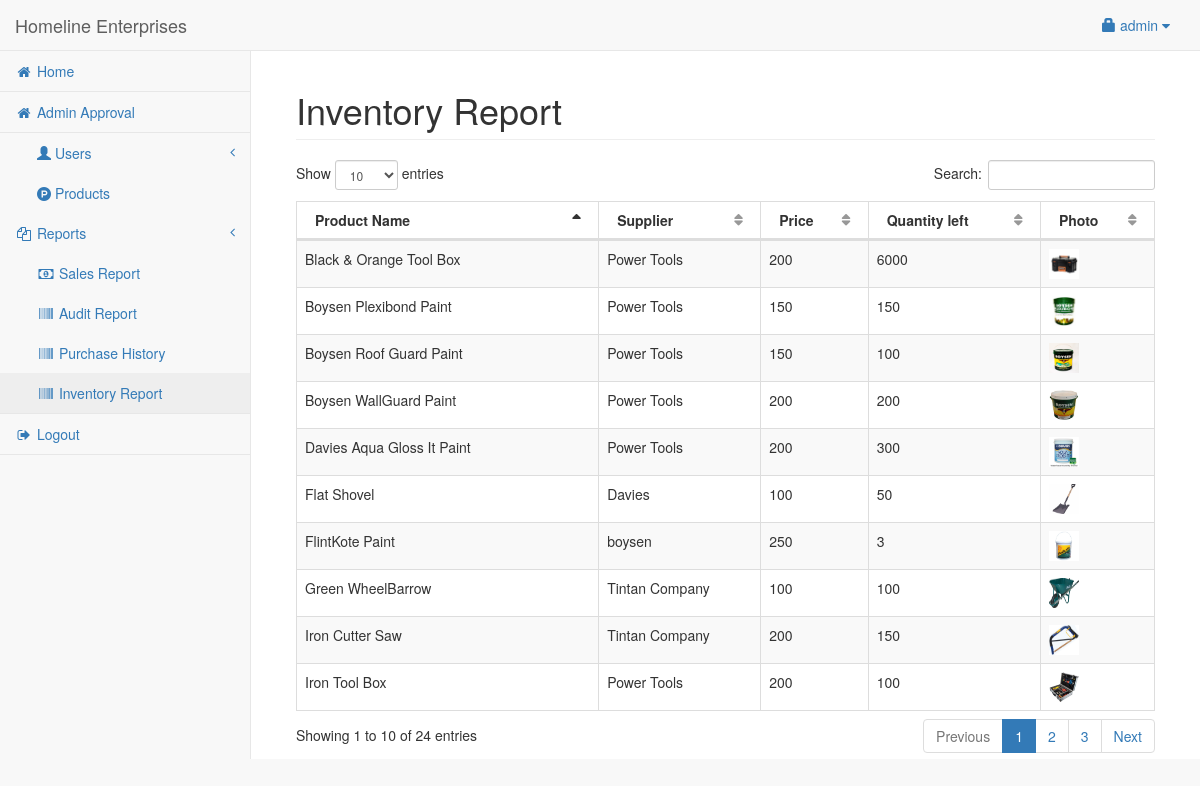
The page /admin/inventory.php (signed in) on the database as committed earlier.
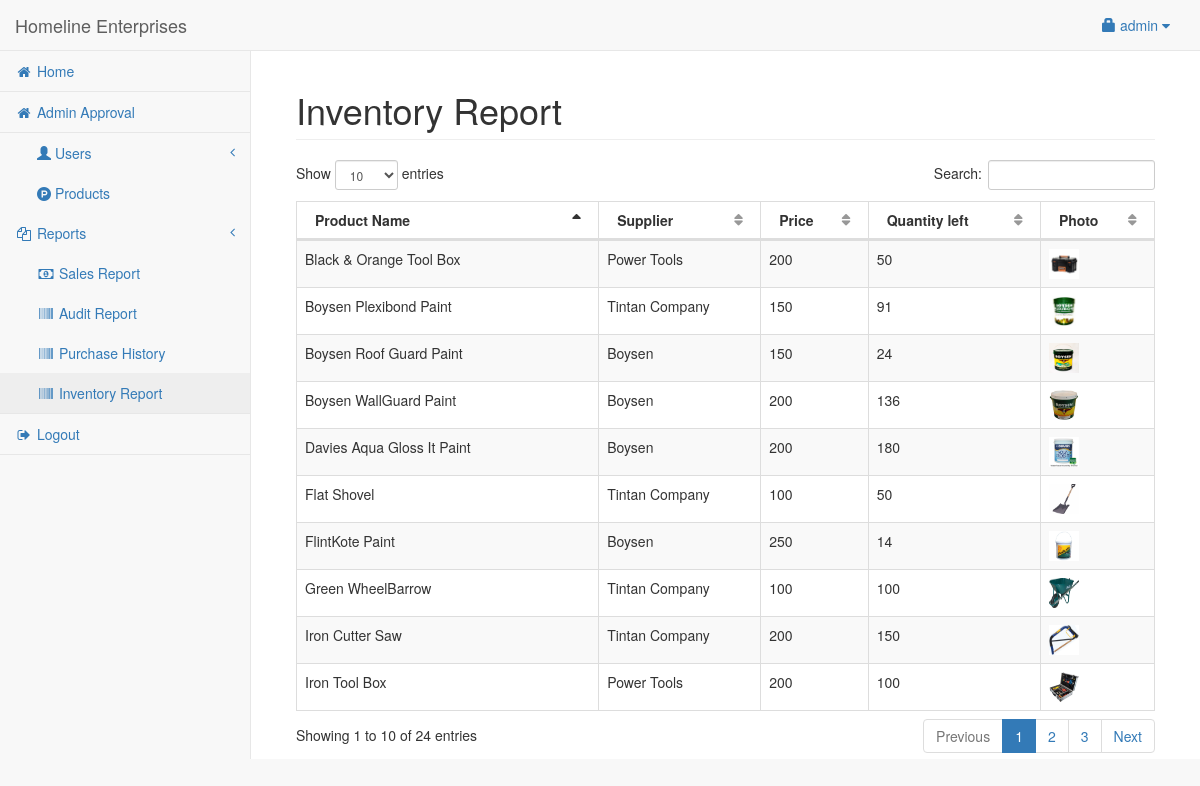
The same page on the database as committed later.
### tables this page shows
CREATE TABLE `admin_detail` (
  `adminid` int(11) NOT NULL,
  `username` varchar(50) NOT NULL,
  `password` varchar(50) NOT NULL,
  `access` int(1) NOT NULL
);

CREATE TABLE `product` (
  `productid` int(11) NOT NULL,
  `categoryid` int(11) NOT NULL,
  `product_name` varchar(150) NOT NULL,
  `product_price` double NOT NULL,
  `product_qty` double NOT NULL,
  `photo` varchar(200) NOT NULL,
  `supplierid` int(11) NOT NULL
);

CREATE TABLE `supplier` (
  `supplierid` int(11) NOT NULL,
  `company_name` varchar(50) NOT NULL,
  `company_address` varchar(150) NOT NULL,
  `contact` varchar(50) NOT NULL
);

### admin/session.php (called while the page is built, shortened)
<?php
	include('../conn.php');
	$sq=mysqli_query($conn,"select * from `admin_detail` where adminid='".$_SESSION['adminid']."'");
	$srow=mysqli_fetch_array($sq);
	$admin =$srow['username'];
?>

### admin/inventory.php (the view, shortened to what this page needs)
<?php include('session.php'); ?>
<?php include('header.php'); ?>
<body>
<div id="wrapper">
<?php include('navbar.php'); ?>
<div style="height:50px;"></div>
<div id="page-wrapper">
<div class="container-fluid">
	<div class="row">
        <div class="col-lg-12">
            <h1 class="page-header">Inventory Report
			</h1>
        </div>
    </div>
    <div class="row">
        <div class="col-lg-12">
            <table width="100%" class="table table-striped table-bordered table-hover" id="prodTable">
                <thead>
                    <tr>
                        <th>Product Name</th>
						<th>Supplier</th>
                        <th>Price</th>
						<th>Quantity left</th>
						<th>Photo</th>
                    </tr>
                </thead>
                <tbody>
				<?php
					$pq=mysqli_query($conn,"select * from product left join category on category.categoryid=product.categoryid left join supplier on supplier.supplierid=product.supplierid");
					while($pqrow=mysqli_fetch_array($pq)){
					?>
						<tr>
							<td><?php echo $pqrow['product_name']; ?></td>
							<td><?php echo $pqrow['company_name']; ?></td>
							<td><?php echo $pqrow['product_price']; ?></td>
							<td><?php echo $pqrow['product_qty']; ?></td>
							<td><img src="../<?php if(empty($pqrow['photo'])){echo "upload/noimage.jpg";}else{echo $pqrow['photo'];} ?>" height="30px" width="30px;"></td>
						</tr>
					<?php
					}
				?>
                </tbody>
            </table>
        </div>
    </div>
</div>
</div>
</div>
</body>
</html>

### admin/header.php (shortened to what this page needs)
 <!DOCTYPE html>
<html lang="en">
<head>
    <link href="../vendor/bootstrap/css/bootstrap.min.css" rel="stylesheet">
    <link href="../vendor/datatables-plugins/dataTables.bootstrap.css" rel="stylesheet">
    <link href="../vendor/datatables-responsive/dataTables.responsive.css" rel="stylesheet">
    <link href="../vendor/font-awesome/css/font-awesome.min.css" rel="stylesheet" type="text/css">
    <link href="../vendor/metisMenu/metisMenu.min.css" rel="stylesheet">
    <link href="../css/style.css" rel="stylesheet">
    <link href="../dist/css/sb-admin-2.css" rel="stylesheet">
</head>

### admin/navbar.php (shortened to what this page needs)
    <nav class="navbar navbar-default navbar-fixed-top" role="navigation" style="margin-bottom: 0">
        <div class="navbar-header">
<a class="navbar-brand" href="#">Homeline Enterprises</a>
        </div>
        <ul class="nav navbar-top-links navbar-right">
            <li class="dropdown">
                <a class="dropdown-toggle" data-toggle="dropdown" href="#">
		<span class="glyphicon glyphicon-lock"></span> <?php echo $admin; ?> <i class="fa fa-caret-down"></i>
                </a>
            </li>
        </ul>
        <div class="navbar-default sidebar" role="navigation">
            <div class="sidebar-nav navbar-collapse">
                <ul class="nav" id="side-menu">
                    <li>
                        <a href="index.php"><i class="fa fa-home fa-fw"></i> Home</a>
                    </li>
                    <li>
                        <a href="admin_side.php"><i class="fa fa-home fa-fw"></i> Admin Approval</a>
                    </li>
                        <ul class="nav nav-second-level">
                            <li>
                                <a href="#"><span class="glyphicon glyphicon-user"></span> Users <span class="fa arrow"></span></a>
                            </li>
                            <li>
                                <a href="product.php"> <i class="fa fa-product-hunt"></i> Products</a>
                            </li>
                        </ul>
		<li>
                        <a href="#"><i class="fa fa-copy fa-fw"></i> Reports<span class="fa arrow"></span></a>
                        <ul class="nav nav-second-level">
                            <li>
                                <a href="sales.php"><i class="fa fa-money fa-fw"></i> Sales Report</a>
                            </li>
                            <li>
                                <a href="audit.php"><i class="fa fa-barcode fa-fw"></i> Audit Report</a>
                            </li>
                            <li>
                                <a href="purchase.php"><i class="fa fa-barcode fa-fw"></i> Purchase History</a>
                            </li>
                            <li>
                                <a href="inventory.php"><i class="fa fa-barcode fa-fw"></i> Inventory Report</a>
                            </li>
                        </ul>
                    </li>
		<li><a href="#logout" data-toggle="modal"><i class="fa fa-sign-out fa-fw"></i> Logout</a></li>
                </ul>
            </div>
        </div>
    </nav>

Rows that differ between the two databases and show on the page:
changed product "Davies Aqua Gloss It Paint": supplierid.company_name "Power Tools" → "Boysen"; product_qty "300" → "180"
changed product "Boysen WallGuard Paint": supplierid.company_name "Power Tools" → "Boysen"; product_qty "200" → "136"
changed product "FlintKote Paint": supplierid.company_name "boysen" → "Boysen"; product_qty "3" → "14"
changed product "Boysen Roof Guard Paint": supplierid.company_name "Power Tools" → "Boysen"; product_qty "100" → "24"
changed product "Boysen Plexibond Paint": supplierid.company_name "Power Tools" → "Tintan Company"; product_qty "150" → "91"
changed product "Flat Shovel": supplierid.company_name "Davies" → "Tintan Company"
changed product "Black & Orange Tool Box": product_qty "6000" → "50"
